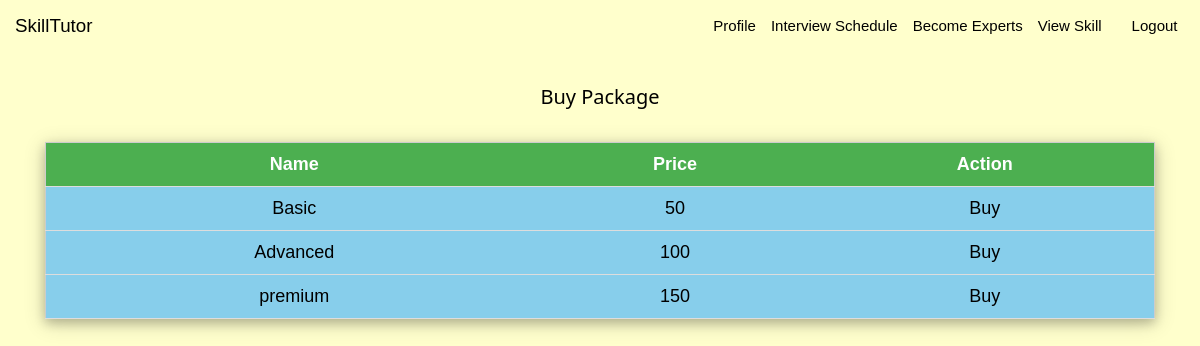
Page /user/buysubscription.php on the committed database.
### tables this page shows
CREATE TABLE `package` (
  `id` int(11) NOT NULL,
  `name` varchar(255) DEFAULT NULL,
  `numberofpost` int(11) DEFAULT NULL,
  `price` int(11) DEFAULT NULL,
  `adminid` varchar(255) DEFAULT NULL
);

### user/buysubscription.php (the view, shortened to what this page needs)
<!DOCTYPE html>
<html lang="en">
<head>
    <link rel="stylesheet" href="../css/stylesheet.css" >
    <link rel="stylesheet" href="../css/bootstrap.min.css">
    <link rel="stylesheet" href="../css/w3.css">
</head>
<body class="w3-pale-yellow">
<?php
    include 'user_navbar.php';
      $connect = mysqli_connect( HOST, USER, PASS, DB )
          or die("Can not connect");
    $sql= "SELECT name,price FROM package";
    $result= mysqli_query($connect, $sql);
?>
<br>
     <div class="container">
    <h4 style="text-align: center">Buy Package</h4>
    <br>
    <table class="w3-table-all w3-card-4 w3-centered w3-large">
      <tr class="w3-green">
        <th>Name</th>
        <th>Price</th>
        <th>Action</th>
      </tr>
      <?php
      while ($rows = mysqli_fetch_assoc($result))
      {
        ?>
      <tr class="w3-light-blue w3-hover-blue-gray">
        <td> <?php echo $rows['name'] ?></td>
        <td> <?php echo $rows['price'] ?></td>
        <td>
          <a  href="package_checkout.php?name=<?php echo $rows['name'] ?>">Buy</a>
        </td>
      </tr>
      <?php }
      ?>
    </table>
  </div>
</body>
</html>

### css/stylesheet.css (style rules this page uses)
body, html { height: 100%; margin: 0; font-family: Arial, Helvetica, sans-serif; }
* { box-sizing: border-box; }

### css/w3.css (style rules this page uses)
html { box-sizing:border-box }
*,*:before,*:after { box-sizing:inherit }
html { -ms-text-size-adjust:100%;-webkit-text-size-adjust:100% }
body { margin:0 }
a { background-color:transparent }
html,body { font-family:Verdana,sans-serif;font-size:15px;line-height:1.5 }
html { overflow-x:hidden }
h4 { font-size:20px }
h1,h2,h3,h4,h5,h6 { font-family:"Segoe UI",Arial,sans-serif;font-weight:400;margin:10px 0 }
a { color:inherit }
.w3-table,.w3-table-all { border-collapse:collapse;border-spacing:0;width:100%;display:table }
.w3-table-all { border:1px solid #ccc }
.w3-bordered tr,.w3-table-all tr { border-bottom:1px solid #ddd }
.w3-table-all tr:nth-child(odd) { background-color:#fff }
.w3-table-all tr:nth-child(even) { background-color:#f1f1f1 }
.w3-centered tr th,.w3-centered tr td { text-align:center }
.w3-table td,.w3-table th,.w3-table-all td,.w3-table-all th { padding:8px 8px;display:table-cell;text-align:left;vertical-align:top }
.w3-table th:first-child,.w3-table td:first-child,.w3-table-all th:first-child,.w3-table-all td:first-child { padding-left:16px }
.w3-card-4,.w3-hover-shadow:hover { box-shadow:0 4px 10px 0 rgba(0,0,0,0.2),0 4px 20px 0 rgba(0,0,0,0.19) }
.w3-large { font-size:18px!important }
.w3-light-blue,.w3-hover-light-blue:hover { color:#000!important;background-color:#87CEEB!important }
.w3-green,.w3-hover-green:hover { color:#fff!important;background-color:#4CAF50!important }
.w3-pale-yellow,.w3-hover-pale-yellow:hover { color:#000!important;background-color:#ffffcc!important }

### rows in the picture
package: name "Basic", price "50"
package: name "Advanced", price "100"
package: name "premium", price "150"
